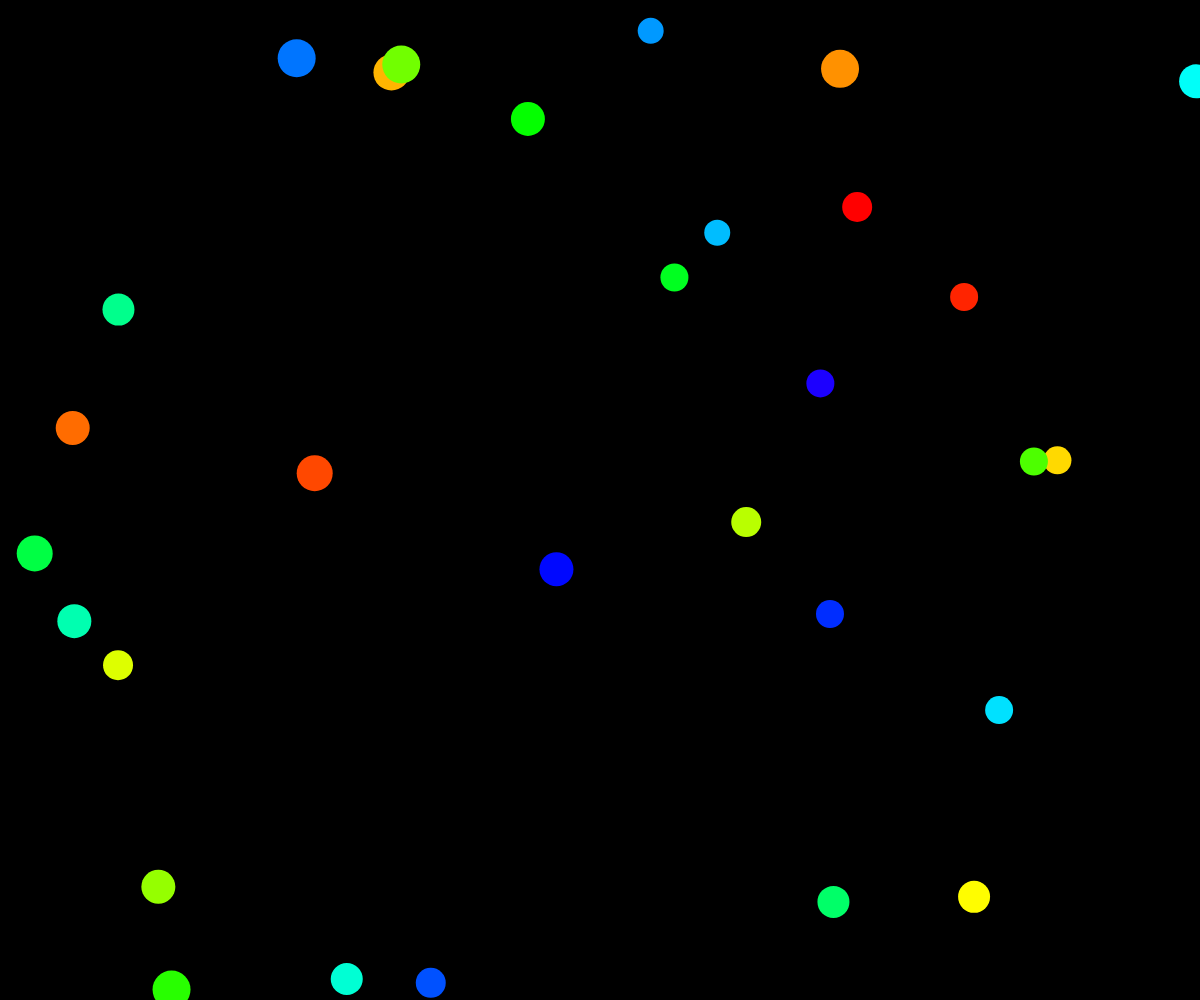
Frame 1 (no input)
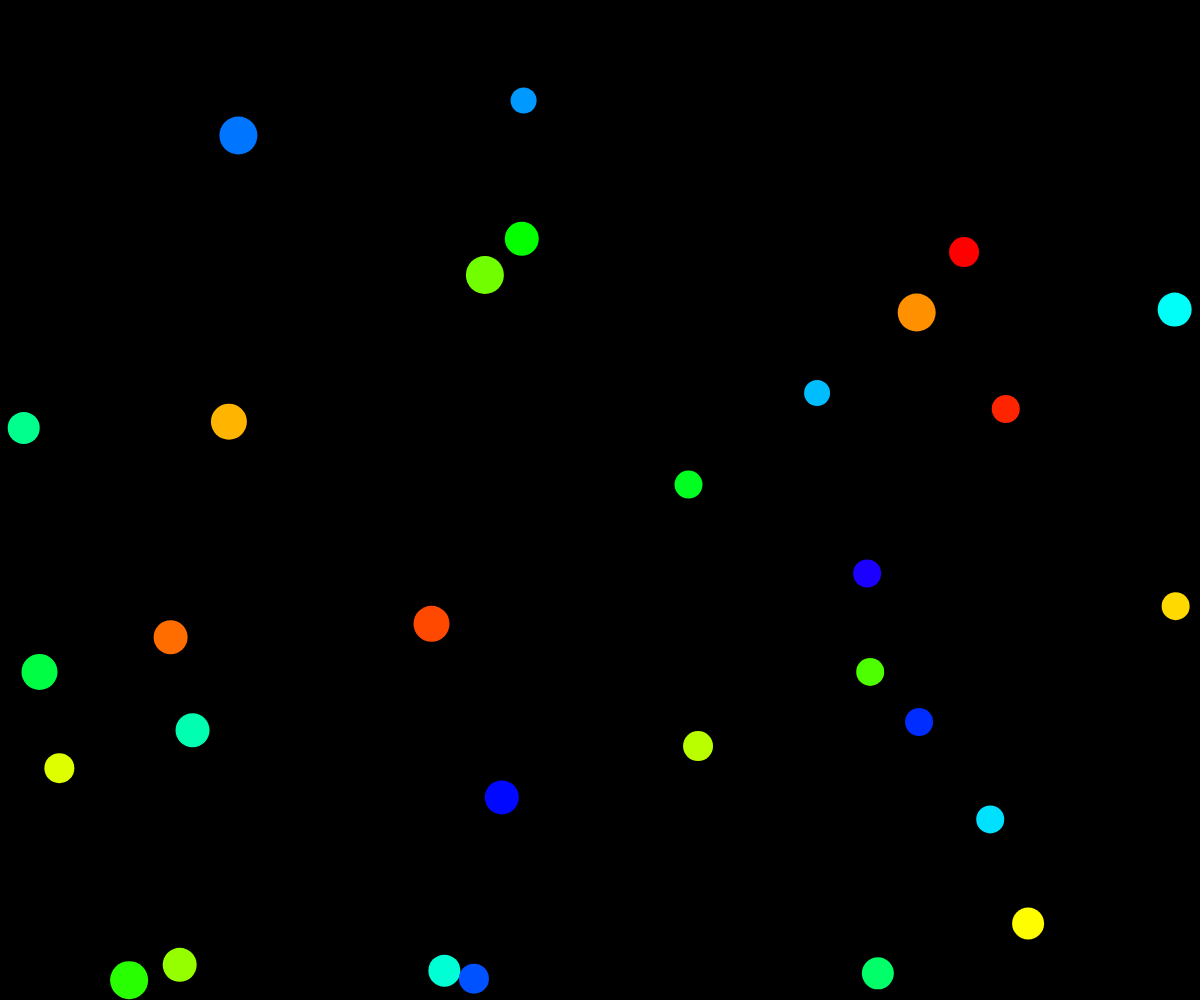
Frame 60 (no input)
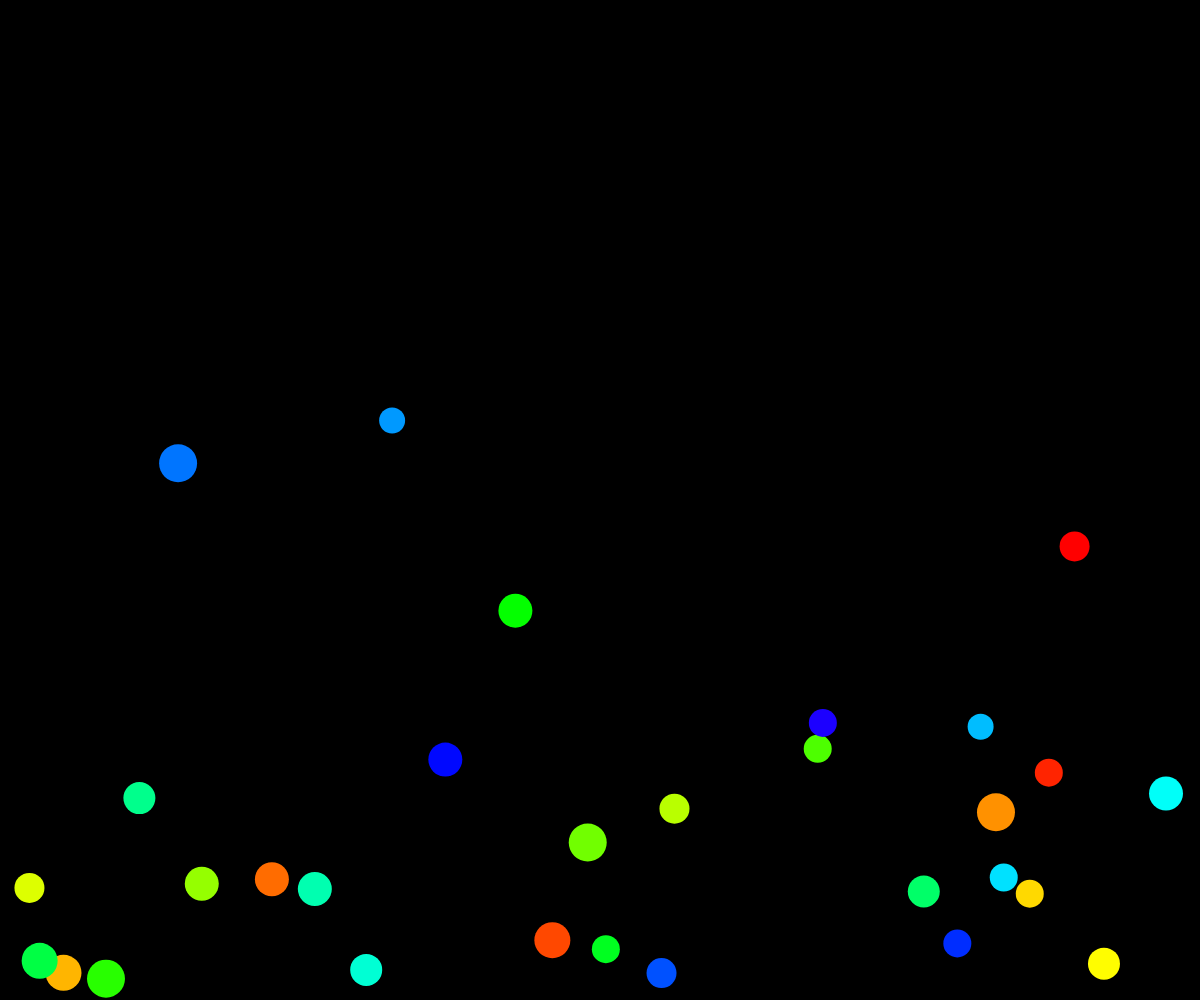
Frame 120 (the mouse pressed at the canvas centre since frame 60)

The p5.js sketch that drew these frames (run headless with seeded random() and noise() and a simulated clock; from frame 60 on, the mouse is pressed at the canvas centre):

// p5.js sketch
// ── sketch.js
let balls = [];
let gravity;
let ballNo = 30;
function setup() {
  createCanvas(windowWidth, windowHeight);
  colorMode(HSB);
  gravity  = createVector(0, 0.07);
  for (let i = 0; i < ballNo; i++) {
    balls.push(new Ball(random(width), random(height), i));
    balls[i].index = i;
  }
}

function draw() {
  background(0);
  for (ball of balls) {
    ball.show();
    ball.update();
  }
}

function dist( v1, v2) {
    return dist(v1.x, v1.y, v2.x, v2.y) 
}

// ── ball.js
class Ball {
    constructor(x, y, i) {
        this.pos = createVector(x, y);
        this.vel = createVector(0, 0);
        this.acc = p5.Vector.random2D().setMag(random(3));
        this.radius = floor(random(13, 20));
        this.index = i;
    }

    show() {
        let hue = map(this.index, 0, ballNo, 0, 255);
        fill(hue, 100, 100);
        noStroke();
        circle(this.pos.x, this.pos.y, 2 * this.radius);
    }
    update() {
        this.acc.add(gravity);
        this.pos.add(this.vel);
        this.vel.add(this.acc);
        //this.vel.y *= 0.996; // dampen so it doesnt overwhelm the screen
        this.acc.mult(0);
        this.wallBounce();
        this.ballBounce();
        this.constrain();
    }

    wallBounce()  {
        if (this.pos.x + this.radius > width) {
            this.pos.x = width - this.radius;
            this.vel.x *= -1;
        }
        if (this.pos.x - this.radius < 0) {
            this.pos.x = 0 + this.radius;
            this.vel.x *= -1;
        }
        if (this.pos.y + this.radius > height) {
            this.pos.y = height - this.radius;
            this.vel.y *= -1;
        }
        if (this.pos.y - this.radius < 0) {
            this.pos.y = 0 + + this.radius;
            this.vel.y *= -1;
        }
    }

    ballBounce() {
        for (let other of balls) {
            let d = dist(this.pos.x, this.pos.y , other.pos.x, other.pos.y);
            if ( d < 1) {
                return
            }
            if (d < this.radius + other.radius) {
                console.log('crashed');
                let diff = createVector(this.pos.x - other.pos.x, this.pos.y - other.pos.y);
                diff.div(d);
                this.acc.add(diff);
                this.vel.mult(0.9);
                other.acc.add(diff.mult(-1));
                other.vel.mult(0.93);
                
            }
        }
    }

    constrain() {

    }

}
// ── particle.js
class Particle {
    constructor(x, y) {
        this.x = x;
        this.y = y;
        this.alive = true;
        this.lifespan = maxLife;
      }
    
      show() {
        noStroke();
        let hue = map(this.lifespan, 0, maxLife, 300, 220);
        fill(hue, 100, 100);
        let size = map(this.lifespan, 0, maxLife, 0, 10);
        ellipse(this.x, this.y, size);
      }

      update() {
        if (this.alive) {
        this.lifespan -= 1;
            if (this.lifespan < 0) {
                this.alive = false;
                console.log('died');
            }
        }   
      }

}
